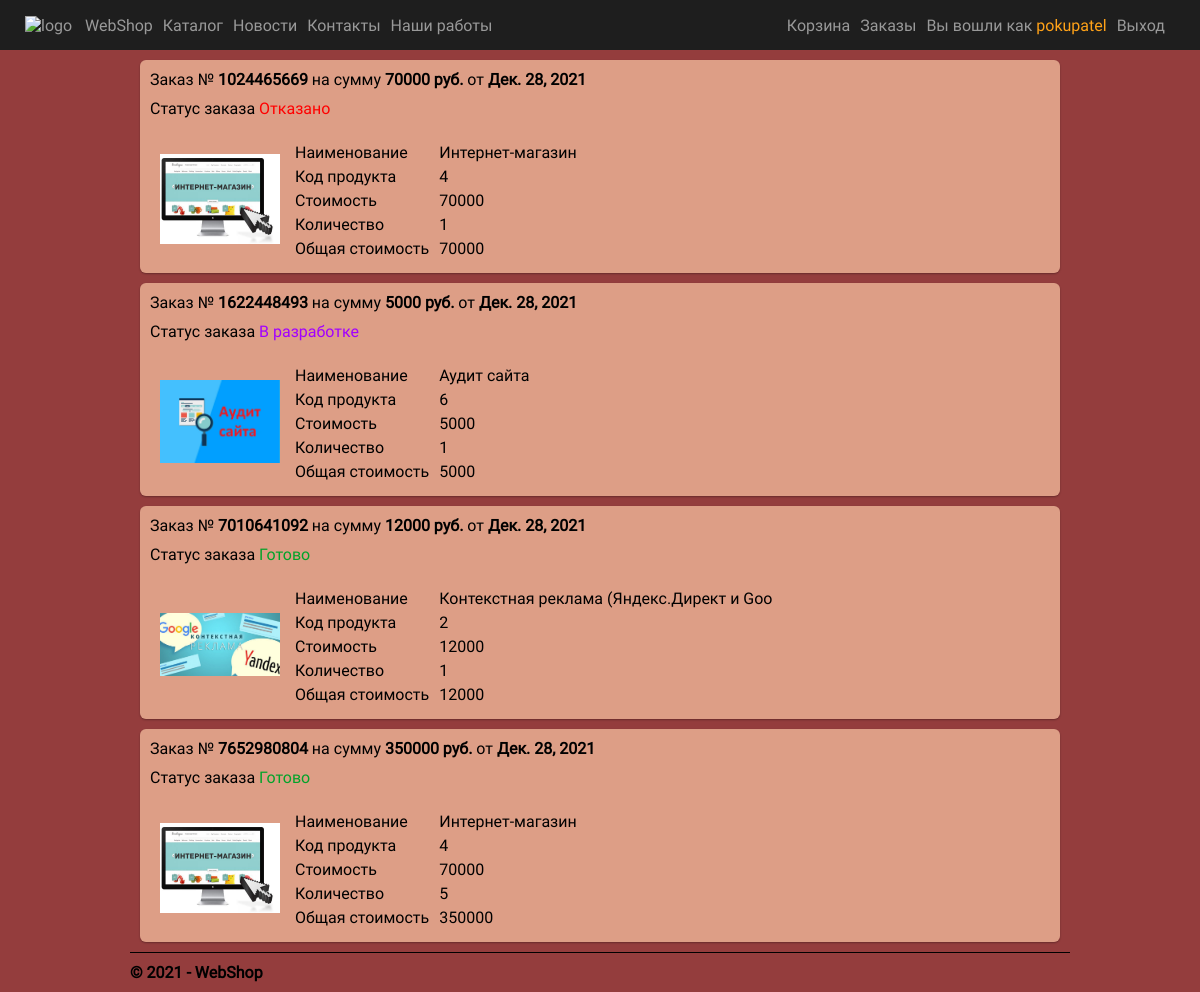
Page /client-orders (signed in) on the committed database.
### app/models.py (models this page shows, shortened)
class Order(models.Model):
  order_id = models.IntegerField(null = False, verbose_name = 'Номер заказа')
  product = models.ForeignKey(Product, on_delete = models.CASCADE, verbose_name = "Продукт")
  client = models.ForeignKey(User, on_delete = models.CASCADE, verbose_name = "Клиент")
  status = models.ForeignKey(Status, default = 1, on_delete = models.CASCADE, verbose_name = "Статус")
  date = models.DateTimeField(default = datetime.now(), db_index = True, verbose_name = "Дата")
  class Meta:
    db_table = "Orders"
    ordering = ["date"]
    verbose_name = "Заказ"
    verbose_name_plural = "Заказы"

class Product(models.Model):
  product_id = models.CharField(max_length = 150, unique = True, verbose_name = 'Код продукта')
  name = models.CharField(max_length = 150, verbose_name = 'Название продукта')
  price = models.DecimalField(max_digits=10, decimal_places = 2, verbose_name = 'Цена продукта', default = 9999999)
  sroke =models.DecimalField(max_digits=10, decimal_places = 4, verbose_name = 'Количество дней', default = 30)
  album = models.ForeignKey(Album, on_delete = models.CASCADE, verbose_name = 'Альбом')
  description_short = models.CharField(max_length=1000, verbose_name='Краткое описание')
  description_full = models.TextField(verbose_name = 'Полное описание')
  category = models.ForeignKey(Categories, on_delete = models.CASCADE, verbose_name = 'Категория')
  class Meta:
    db_table = "Products"
    ordering = ["product_id"]
    verbose_name = "Продукт"
    verbose_name_plural = "Продукты"

### app/views.py (the view)
# urls.py: url(r'^client-orders$', app.views.clientOrders, name='client-orders'),
def clientOrders(request):
    queryOrders = '''
    select
    p.name as productName,
    p.product_id as productCode,
    p.price as productPrice,
    p.album_id as productAlbum,
    count(p.product_id) as productCount,
    o.order_id as orderID,
    o.product_id,
    o.client_id as clientID,
    sum(p.price) as sumForCount,
    p.id
    from Orders as o
    join Products as p
    on p.id = o.product_id
    where clientID = ''' + str(request.user.id) + '''
    group by clientID, productCode, orderID'''
    orders_tmp = Order.objects.raw(queryOrders)
    class Order_tmp:
        def __init__(self, product, images):
            self.orderID = product.orderID
            self.productID = product.id
            self.productCode = product.productCode
            self.productName = product.productName[:40]
            self.productPrice = product.productPrice
            self.productCount = product.productCount
            self.sumForCount = product.sumForCount
            self.productImages = []
            for img in images:
                self.productImages.append(str(img.img.url))
            self.productImage = self.productImages[0]
    orders = []
    for order in orders_tmp:
        images = Images.objects.filter(album_id = order.productAlbum)
        print('\n-\n', images.query, '\n-\n')
        orders.append(Order_tmp(order, images))
    querySum = '''select
    o.id, o.client_id as clientID, o.order_id as orderID,
    o.date as orderDate,
    sum(p.price) as totalSum,
    s.text as orderStatus, s.colorHEX as statusColor
    from Products as p
    join Orders as o
    on o.product_id = p.id
    join Statuses as s
    on o.status_id = s.id
    where clientID = ''' + str(request.user.id) + '''
    group by orderID, clientID
    order by o.date'''
    sums = Order.objects.raw(querySum)
    assert isinstance(request, HttpRequest)
    return render(
        request,
        'app/client-orders.html',
        {
            'orders': orders,
            'sums': sums,
            'orders': orders,
            'title':'Заказы',
            'year':datetime.now().year,
        }
    )

### app/templates/app/client-orders.html
{% extends "app/layout.html" %} {% block content %}
<div class="client-orders-container">
 {% for sum in sums%}
  <div class="order-container">
    <div class="order-info">
      <div class="order-header">
        <p class="order-title">Заказ № <strong>{{sum.orderID}}</strong> на сумму <strong>{{sum.totalSum}} руб.</strong> от <strong>{{sum.orderDate.date}}</strong></p>
        <p class="order-status">Статус заказа <span style="color: #{{sum.statusColor}};">{{sum.orderStatus}}</p>
      </div>
        {% for order in orders %} {% if sum.orderID == order.orderID %}
        <div class="order-details">
          <div class="product-image">
            <img src="{{order.productImage}}" alt="" />
          </div>
          <div class="left-part">
            <p>Наименование</p>
            <p>Код продукта</p>
            <p>Стоимость</p>
            <p>Количество</p>
            <p>Общая стоимость</p>
          </div>
          <div class="right-part">
            <p>{{order.productName}}</p>
            <p>{{order.productCode}}</p>
            <p>{{order.productPrice}}</p>
            <p>{{order.productCount}}</p>
            <p>{{order.sumForCount}}</p>
          </div>
        </div>
        {% endif %} {% endfor %}
    </div>
  </div>
{% endfor %}
</div>
{% endblock %}

### app/templates/app/loginpartial.html (shortened to what this page needs)
{% if user.is_authenticated %}
<form id="logoutForm" action="/logout" method="post" class="navbar-right">
  <div class="username" class="navbar-brand">Вы вошли как {% if not user.is_staff %}<a class="profile-link" href="{% url 'profile' %}">{{ user.username }}</a>{% else %}{{user.username}}{% endif %}</div>
  <div><a class="login-button login-link" href="javascript:document.getElementById('logoutForm').submit()">Выход</a></div>
</form>
{% else %}
<div class="">
  <a class="header-link login-link" href="{% url 'login' %}">Войти</a>
</div>
{% endif %}

### app/static/app/content/style.css (style rules this page uses)
body .catalog-container .product-container .product-left .name-id-description, body .product-container .product-top-section .product-buy, body .product-container .product-bot-section .product-comments, body .cart-container .cart-info .cart-details .left-and-center .left-part, body .cart-container .cart-info .cart-details .left-and-center .center-part, body .client-orders-container .order-container .order-info, body .post-container .npc, body .user-container form .user-data .left, body .user-container form .user-data .right { display: flex; flex-direction: column; flex-wrap: nowrap; }
body .header, body .header .header-link-container, body .header .header-link-container #logoutForm, body .header .header-link-container .header-link, body .product-container .product-top-section, body .cart-container .cart-info .cart-details, body .cart-container .cart-info .cart-details .left-and-center, body .client-orders-container .order-container .order-details, body .manager-orders-container .order-container .order-info .order-details, body .manager-orders-container .order-container .order-info .order-details .left-and-center, body .news-container .news-post-container, body .user-container .user-info, body .user-container form .user-data { display: flex; flex-direction: row; flex-wrap: nowrap; align-items: center; }
body, body .catalog-container .product-container .product-right, body .product-container .product-bot-section .product-description-container, body .product-container .product-bot-section .product-comments .add-comment-form div, body .cart-container .cart-info .cart-details .right-part, body .manager-orders-container .order-container .status-buttons, body .contacts-container .address-container address, body .login-container .auth-form-container, body .login-container .auth-form-container .login-form .form-group, body .registration-container .reg-form-container, body .registration-container .reg-form-container form div, body .post-container .npc .img-container, body .home-container .hcc, body .add-product-container { display: flex; flex-direction: column; flex-wrap: nowrap; align-items: center; }
* { margin: 0; padding: 0; }
html { width: 100%; }
@media screen and (min-width: 960px) { body { width: 100%; } }
body { display: inline-block; font-family: "Roboto"; background-color: #943d3d; }
body .header .header-link-container #logoutForm div { color: #999999; white-space: nowrap; }
body .header .header-link-container #logoutForm div a { color: #999999; text-decoration: none; margin: 10px; }
body .header .header-link-container #logoutForm div .profile-link { margin: 0; color: #ffa218; }
body .client-orders-container { min-height: calc(100vh - 110px); margin: 10px 20px; }
body .client-orders-container .order-container .order-info { background-color: #fcc9a7b2; border-radius: 6px; box-shadow: rgba(0, 0, 0, 0.3) 0px 1px 2px 0px; margin: 10px 0; }
body .client-orders-container .order-container .order-info .order-header .order-title { margin: 10px; }
body .client-orders-container .order-container .order-info .order-header .order-status { margin: 10px; }
body .client-orders-container .order-container .order-details { margin: 10px; }
body .client-orders-container .order-container .order-details .product-image { margin: 10px; max-width: 120px; }
body .client-orders-container .order-container .order-details .product-image img { flex: 0 0 auto; width: 100%; }
body .client-orders-container .order-container .order-details .left-part p { margin: 5px; white-space: nowrap; }
body .client-orders-container .order-container .order-details .right-part p { margin: 5px; white-space: nowrap; }

### rows in the picture
Order: orderID "1024465669", totalSum "70000", orderDate "Дек. 28, 2021", orderStatus "Отказано"
Product: shows a picture, productName "Интернет-магазин", productCode "4", productPrice "70000", productCount "1", sumForCount "70000", productCount "5", sumForCount "350000"
Order: orderID "1622448493", totalSum "5000", orderDate "Дек. 28, 2021", orderStatus "В разработке"
Product: shows a picture, productName "Аудит сайта", productCode "6", productPrice "5000", productCount "1", sumForCount "5000"
Order: orderID "7010641092", totalSum "12000", orderDate "Дек. 28, 2021", orderStatus "Готово"
Product: shows a picture, productName "Контекстная реклама (Яндекс.Директ и Goo", productCode "2", productPrice "12000", productCount "1", sumForCount "12000"
Order: orderID "7652980804", totalSum "350000", orderDate "Дек. 28, 2021", orderStatus "Готово"

### other values in the picture
{{ user.username }} "pokupatel"
